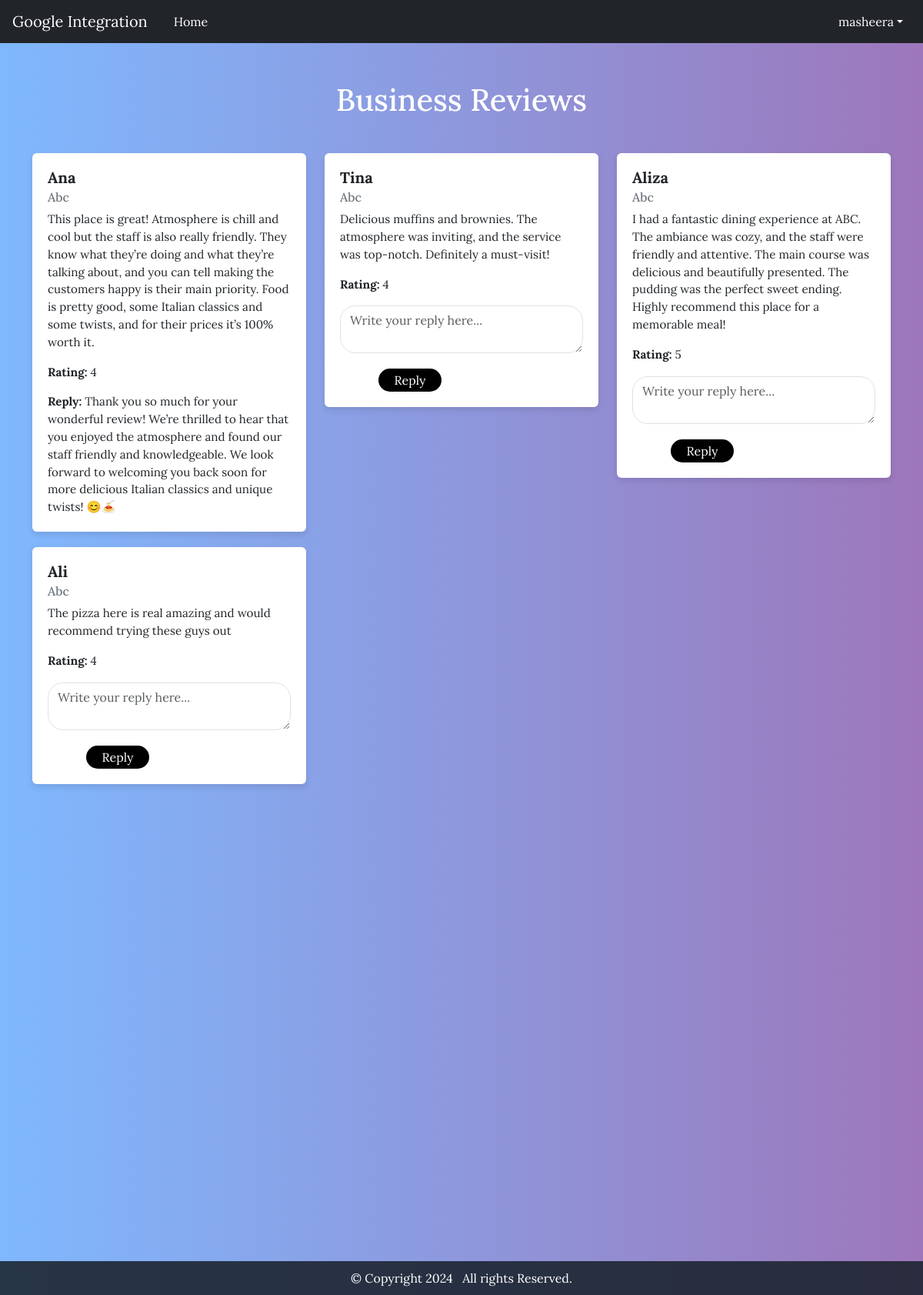
Page /api/reviews/ (signed in) on the committed database.
### reviews/models.py (models this page shows, shortened)
class Review(models.Model):
    business = models.ForeignKey(Business, on_delete=models.CASCADE)
    customer_name = models.CharField(max_length=255)
    rating = models.IntegerField()
    comment = models.TextField()
    reply = models.TextField(blank=True, null=True)
    created_at = models.DateTimeField(auto_now_add=True)

### accounts/models.py (models this page shows, shortened)
class Business(models.Model):
    name = models.CharField(max_length=255)
    address = models.TextField()
    owner = models.OneToOneField(settings.AUTH_USER_MODEL, on_delete=models.CASCADE)

### reviews/views.py (the view)
# urls.py: path('reviews/', review_list_view, name='review_list_view'),
def review_list_view(request):
    user = request.user
    has_business = Business.objects.filter(owner=user).exists()
    reviews = Review.objects.filter(business__owner=request.user.id)
    if has_business:
        return render(request, 'reviews/review_list.html', {'reviews': reviews})
    else:
        return redirect('business_details')

### reviews/templates/reviews/review_list.html (shortened to what this page needs)
{% extends 'base.html' %}
{% load static %}
{% block stylesheet %}
<link href="{% static 'css/review_list.css' %}" rel="stylesheet">
{% endblock %}
{% block content %}
<div class="container">
    <h1 class="my-4 text-center">Business Reviews</h1>
    <div class="row">
        {% if reviews %}
        {% for review in reviews %}
        <div class="col-md-6 col-lg-4">
            <div class="card review-card">
                <div class="card-body">
                    <h5 class="card-title">{{ review.customer_name }}</h5>
                    <h6 class="card-subtitle mb-2">{{ review.business.name }}</h6>
                    <p class="card-text">{{ review.comment }}</p>
                    <p class="card-text"><strong>Rating:</strong> {{ review.rating }}</p>
                    {% if review.reply %}
                    <p class="card-text"><strong>Reply:</strong> {{ review.reply }}</p>
                    {% else %}
                    <form method="post" action="{% url 'reply_review' review.id %}">
                        <div class="form-group">
                            <textarea class="form-control" name="reply"
                                placeholder="Write your reply here..."></textarea>
                        </div>
                        <button type="submit" class="btn btn-primary" id="reply">Reply</button>
                    </form>
                    {% endif %}
                </div>
            </div>
        </div>
        {% endfor %}
        {% else %}
        <p style="font-size: 20px;"> No reviews till now on your business. Try contacting the admin.</p>
        {% endif %}
        <div class="empty"></div>
    </div>
</div>
{% endblock %}

### templates/base.html (shortened to what this page needs)
{% load static %}
<!DOCTYPE html>
<html lang="en">
<head>
  <link href="https://cdn.jsdelivr.net/npm/bootstrap@5.3.3/dist/css/bootstrap.min.css" rel="stylesheet"
>
  <link rel="stylesheet" href="{% static 'css/style.css' %}">
  {% block stylesheet%}
  {% endblock %}
</head>
<body>
    <nav class="navbar navbar-expand-lg navbar-dark bg-dark vw-100">
    <a class="navbar-brand mx-3" href="{% url 'home' %}">Google Integration</a>
    <div class="collapse navbar-collapse" id="navbarSupportedContent">
      <ul class="navbar-nav head me-auto mb-2 mb-lg-0">
        <li class="nav-item"><a class="nav-link active" href="{% url 'home' %}">Home</a></li>
      </ul>
      <ul class="navbar-nav">
        {% if request.user.is_authenticated %}
        <li class="nav-item dropdown px-2">
          <a class="nav-link dropdown-toggle active" href="#" id="dropdownId" data-bs-toggle="dropdown"
            aria-haspopup="true" aria-expanded="false">{{request.user}}</a>
        </li>
        {% else %}
        <li class="nav-item">
          <a class="nav-link active" href="{% url 'account_login' %}" id="login-btn">Sign in</a>
        </li>
        {% endif %}
      </ul>
    </div>
  </nav>
  <main>
    {% block content %}{% endblock %}
  <div class="empty"></div>
<footer class="mt-auto bottom">
    <p> © Copyright 2024  &nbsp; All rights Reserved.</p>
</footer>
</body>
</html>

### static/css/style.css (style rules this page uses)
body { font-family: "Lora", serif; width: 100%; margin: 0; padding: 0; background: linear-gradient(to right,rgba(97, 168, 255, 0.8), rgba(134, 86, 171, 0.8)); }
.head { justify-content:center }
.nav-item { margin: 0px 10px; }
.form-control, .btn { border-radius: 20px; }
nav li.nav-item.dropdown { text-shadow: none; }
.btn { border: 2px; height: 30px; padding: 0px 21px; border-radius: 20px; margin-left: 3.1rem; background-color: black; color: white; }
.empty { height: 300px; }
html, body { height: 100%; margin: 0; display: flex; flex-direction: column; }
footer { font-size: 16px; text-align: center; color: white; padding: 10px; margin: 0; background-color: #1b242fe2; }
footer p { margin: 0px; }

### static/css/review_list.css (style rules this page uses)
body { background-color: #f8f9fa; }
h1 { color: white; }
.row { margin-top: 45px; }
.review-card { margin-bottom: 20px; box-shadow: 0 4px 8px rgba(0, 0, 0, 0.1); border: none; }
.review-card .card-body { padding: 20px; }
.review-card .card-title { font-size: 1.25rem; font-weight: bold; }
.review-card .card-subtitle { font-size: 1rem; color: #6c757d; }
.review-card .card-text { font-size: 0.95rem; }
.container { margin-top: 50px; }
#reply { margin-top: 20px; }

### rows in the picture
Review: customer_name "Ana", business.name "Abc", comment "This place is great! Atmosphere is chill and cool but the staff is also really friendly. They know what they’re doing and what they’re talking about, and you can tell making the customers happy is their main priority. Food is pretty good, some Italian classics and some twists, and for their prices it’s 100% worth it.", rating "4", reply "Thank you so much for your wonderful review! We’re thrilled to hear that you enjoyed the atmosphere and found our staff friendly and knowledgeable. We look forward to welcoming you back soon for more delicious Italian classics and unique twists! 😊🍝"
Review: customer_name "Tina", business.name "Abc", comment "Delicious muffins and brownies. The atmosphere was inviting, and the service was top-notch. Definitely a must-visit!", rating "4"
Review: customer_name "Aliza", business.name "Abc", comment "I had a fantastic dining experience at ABC. The ambiance was cozy, and the staff were friendly and attentive. The main course was delicious and beautifully presented. The pudding was the perfect sweet ending. Highly recommend this place for a memorable meal!", rating "5"
Review: customer_name "Ali", business.name "Abc", comment "The pizza here is real amazing and would recommend trying these guys out", rating "4"

### other values in the picture
{{ request.user }} "masheera"
